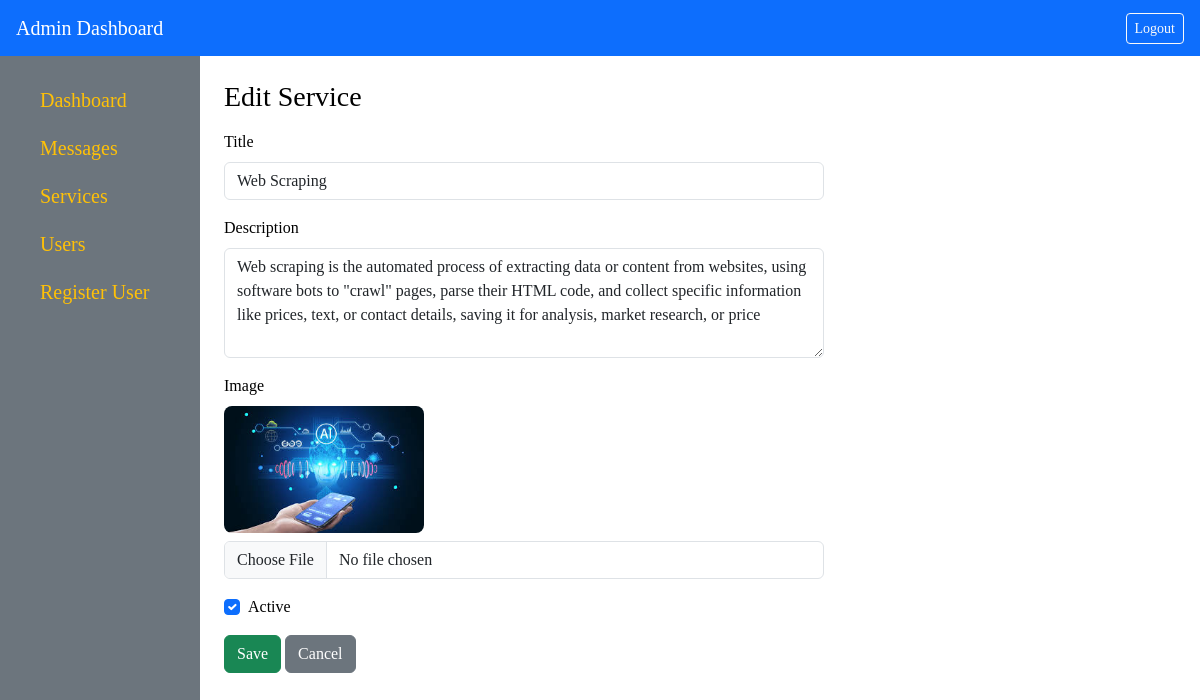
The app's page /services/9/edit/ (signed in) with its own data.
### dashboard/models.py (models this page shows, shortened)
class Service(models.Model):
    title = models.CharField(max_length=100)
    description = models.TextField()
    image = models.ImageField(upload_to='services/', null=True, blank=True)
    is_active = models.BooleanField(default=True)
    created_at = models.DateTimeField(auto_now_add=True)

### dashboard/views.py (the view, shortened to what this page needs)
# urls.py: path('services/<int:pk>/edit/', service_edit, name='service_edit'),
@login_required
def service_edit(request, pk):
    service = get_object_or_404(Service, pk=pk)
    return render(request, 'dashboard/service_form.html', {'service': service})

### dashboard/templates/dashboard/service_form.html (shortened to what this page needs)
{% extends 'base.html' %}
{% block content %}
<h3>{% if service %}Edit{% else %}Add{% endif %} Service</h3>
<form method="post" enctype="multipart/form-data" class="mt-3" style="max-width: 600px;">
    <div class="mb-3">
        <label class="form-label">Title</label>
        <input type="text" name="title" class="form-control"
               value="{{ service.title|default:'' }}" required>
    </div>
    <div class="mb-3">
        <label class="form-label">Description</label>
        <textarea name="description" class="form-control" rows="4" required>{{ service.description|default:'' }}</textarea>
    </div>
    <div class="mb-3">
        <label class="form-label">Image</label>
        {% if service.image %}
            <div class="mb-2">
                <img src="{{ service.image.url }}" alt="Service Image" style="max-width: 200px; border-radius:8px;">
            </div>
        {% endif %}
        <input type="file" name="image" class="form-control">
    </div>
    <div class="form-check mb-3">
        <input type="checkbox" name="is_active" class="form-check-input"
               {% if service.is_active %}checked{% endif %}>
        <label class="form-check-label">Active</label>
    </div>
    <button class="btn btn-success">Save</button>
    <a href="{% url 'service_list' %}" class="btn btn-secondary">Cancel</a>
</form>
{% endblock %}

### templates/base.html (style rules this page uses)
body { font-family: 'Roboto, Arial, sans-serif'; margin: 0; background: var(--light); color: var(--dark); }

### records on screen
Service: title "Web Scraping", description "Web scraping is the automated process of extracting data or content from websites, using software bots to \"crawl\" pages, parse their HTML code, and collect specific information like prices, text, or contact details, saving it for analysis, market research, or price", image (picture), is_active "☑"
